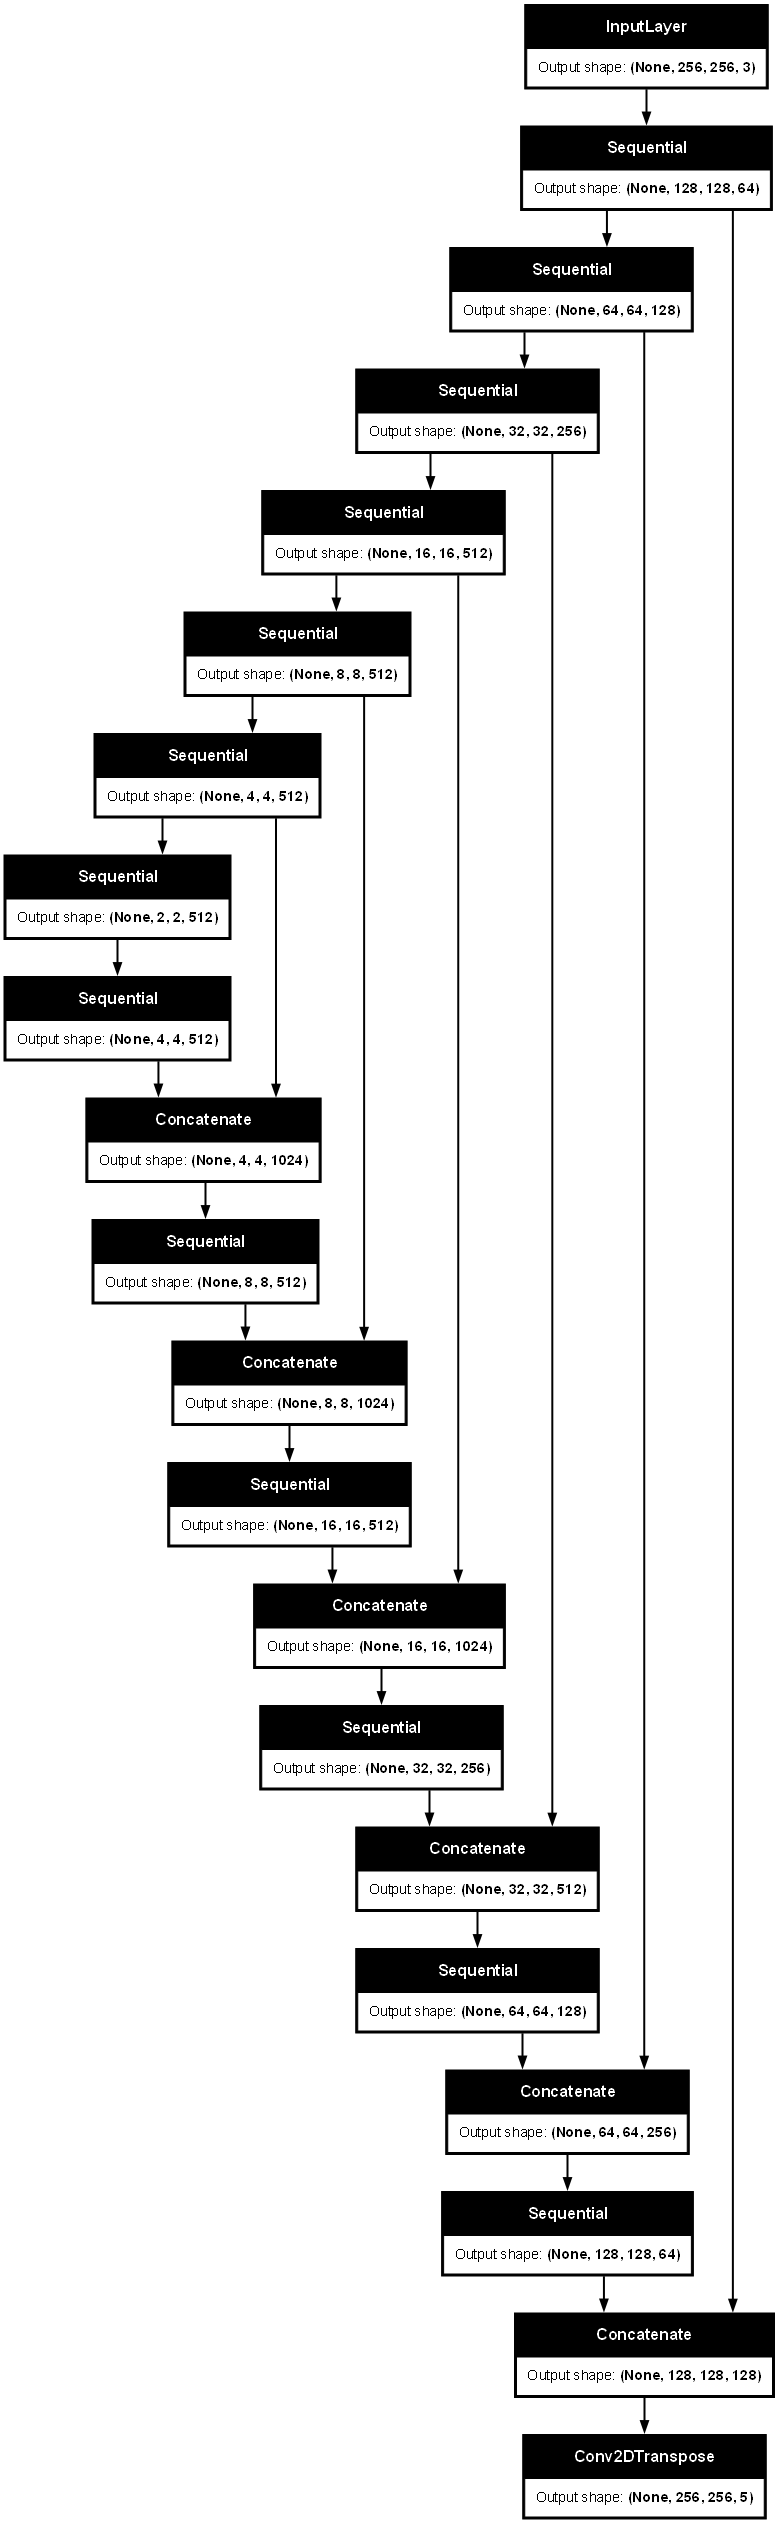

Generate this figure with Python:
import os
import glob
import traceback
import numpy as np
import tensorflow as tf

from matplotlib import pyplot as plt
from imageio import imread
from skimage import measure
from skimage.io import imread, imsave
from skimage.transform import resize
from skimage.morphology import dilation, disk
from skimage.draw import polygon_perimeter

print(f'Tensorflow version {tf.__version__}')
print(f'GPU is {"ON" if tf.config.list_physical_devices("GPU") else "OFF" }')

#данные
CLASSES = 5
COLORS = ['black', 'white', 'red', 'green', 'blue']
RGB_COLORS = [
    (0,   0,   0), #black
    (255, 255,   255), #white (кузов)
    (255,   0, 0), #red (окна)
    (0, 0, 255), #blue (колёса)
    (0,   255,   0), #green (фары)
]
SAMPLE_SIZE = (256, 256)
OUTPUT_SIZE = (1920, 1080)
BATCH_SIZE = 16

images = sorted(glob.glob('assets/dataset/images/*.png'))
masks = sorted(glob.glob('assets/dataset/masks/*.png'))

def load_images(image, mask):
    image = tf.io.read_file(image)
    image = tf.io.decode_png(image)
    image = image[:, :, :3]
    image = tf.image.resize(image, OUTPUT_SIZE)
    image = tf.image.convert_image_dtype(image, tf.float32)
    image = image / 255.0

    mask = tf.io.read_file(mask)
    mask = tf.io.decode_png(mask)
    mask = mask[:, :, :3]
    mask = tf.image.resize(mask, OUTPUT_SIZE)
    mask = tf.image.convert_image_dtype(mask, tf.float32)

    masks = []

    for i in range(CLASSES):
        masks.append(tf.where(tf.equal(mask, float(i)), 1.0, 0.0))
    
    masks = tf.stack(masks, axis=2)
    masks = tf.reshape(masks, OUTPUT_SIZE + (CLASSES,))

    return image, masks

def augmantate_images(image, masks):
    random_crop = tf.random.uniform((), 0.3, 1)
    image = tf.image.central_crop(image, random_crop)
    masks = tf.image.central_crop(masks, random_crop)

    random_flip = tf.random.uniform((), 0, 1)
    if random_flip >= 0.5:
        image = tf.image.flip_left_right(image)
        masks = tf.image.flip_left_right(masks)

    image = tf.image.resize(image, SAMPLE_SIZE)
    masks = tf.image.resize(masks, SAMPLE_SIZE)

    return image, masks

def input_layer():
    return tf.keras.layers.Input(shape=SAMPLE_SIZE + (3,))

def downsample_block(filters, size, batch_norm=True):
    initializer = tf.keras.initializers.GlorotNormal()

    result = tf.keras.Sequential()
    
    result.add(
      tf.keras.layers.Conv2D(filters, size, strides=2, padding='same',
                             kernel_initializer=initializer, use_bias=False))

    if batch_norm:
        result.add(tf.keras.layers.BatchNormalization())
    
    result.add(tf.keras.layers.LeakyReLU())
    return result

def upsample_block(filters, size, dropout=False):
    initializer = tf.keras.initializers.GlorotNormal()

    result = tf.keras.Sequential()
    
    result.add(
        tf.keras.layers.Conv2DTranspose(filters, size, strides=2, padding='same',
                                        kernel_initializer=initializer, use_bias=False))

    result.add(tf.keras.layers.BatchNormalization())
    
    if dropout:
        result.add(tf.keras.layers.Dropout(0.25))
    
    result.add(tf.keras.layers.ReLU())
    return result

def output_layer(size):
    initializer = tf.keras.initializers.GlorotNormal()
    return tf.keras.layers.Conv2DTranspose(CLASSES, size, strides=2, padding='same',
                                           kernel_initializer=initializer, activation='sigmoid')

images_dataset = tf.data.Dataset.from_tensor_slices(images)
masks_dataset = tf.data.Dataset.from_tensor_slices(masks)

dataset = tf.data.Dataset.zip((images_dataset, masks_dataset))

dataset = dataset.map(load_images, num_parallel_calls=tf.data.AUTOTUNE)
dataset = dataset.repeat(10) #увеличение данных в 10 раз
dataset = dataset.map(augmantate_images, num_parallel_calls=tf.data.AUTOTUNE)

#разделение данных на обучающие и тестовые и хэшируем их в памяти
train_dataset = dataset.take(1600).cache()
test_dataset = dataset.skip(1600).take(200).cache()

#устанавливаем размер пакета для обучения
train_dataset = train_dataset.batch(BATCH_SIZE)
test_dataset = test_dataset.batch(BATCH_SIZE)

inp_layer = input_layer()

downsample_stack = [
    downsample_block(64, 4, batch_norm=False),
    downsample_block(128, 4),
    downsample_block(256, 4),
    downsample_block(512, 4),
    downsample_block(512, 4),
    downsample_block(512, 4),
    downsample_block(512, 4),
]

upsample_stack = [
    upsample_block(512, 4, dropout=True),
    upsample_block(512, 4, dropout=True),
    upsample_block(512, 4, dropout=True),
    upsample_block(256, 4),
    upsample_block(128, 4),
    upsample_block(64, 4)
]

out_layer = output_layer(4)

# Реализуем skip connections
x = inp_layer

downsample_skips = []

for block in downsample_stack:
    x = block(x)
    downsample_skips.append(x)
    
downsample_skips = reversed(downsample_skips[:-1])

for up_block, down_block in zip(upsample_stack, downsample_skips):
    x = up_block(x)
    x = tf.keras.layers.Concatenate()([x, down_block])

out_layer = out_layer(x)

unet_like = tf.keras.Model(inputs=inp_layer, outputs=out_layer)

tf.keras.utils.plot_model(unet_like, show_shapes=True, dpi=72)

def dice_mc_metric(a, b):
    a = tf.unstack(a, axis=3)
    b = tf.unstack(b, axis=3)
    
    dice_summ = 0
    
    for i, (aa, bb) in enumerate(zip(a, b)):
        numenator = 2 * tf.math.reduce_sum(aa * bb) + 1
        denomerator = tf.math.reduce_sum(aa + bb) + 1
        dice_summ += numenator / denomerator
        
    avg_dice = dice_summ / CLASSES
    
    return avg_dice

def dice_mc_loss(a, b):
    return 1 - dice_mc_metric(a, b)

def dice_bce_mc_loss(a, b):
    return 0.3 * dice_mc_loss(a, b) + tf.keras.losses.binary_crossentropy(a, b)

#визуализация масок на изображениях
images_and_masks = list(dataset.take(5))

fig, ax = plt.subplots(nrows = 2, ncols = 5, figsize=(16, 6))

for i, (image, masks) in enumerate(images_and_masks):
    ax[0, i].set_title('Image')
    ax[0, i].set_axis_off()
    ax[0, i].imshow(image)
        
    ax[1, i].set_title('Mask')
    ax[1, i].set_axis_off()    
    ax[1, i].imshow(image/1.5)
   
    for channel in range(CLASSES):
        contours = measure.find_contours(np.array(masks[:,:,channel]))
        for contour in contours:
            ax[1, i].plot(contour[:, 1], contour[:, 0], linewidth=1, color=COLORS[channel])

plt.show()
plt.close()

#обучение
with tf.device('/GPU:0'):
    unet_like.compile(optimizer='adam', loss=[dice_bce_mc_loss], metrics=[dice_mc_metric])

history_dice = unet_like.fit(train_dataset, validation_data=test_dataset, epochs=70, initial_epoch=35)

with open("assets/test.weights.h5", "w") as file:
    pass
unet_like.save_weights('assets/test.weights.h5')
unet_like.load_weights('assets/test.weights.h5')

frames = sorted(glob.glob('assets/dataset/images/*.png'))

folder = "assets/result"
if not os.path.exists(folder):
    os.makedirs(folder) # создание папки с результатами

#тест
for filename in frames:
    try:
        frame = imread(filename)
        sample = resize(frame, SAMPLE_SIZE)

        # Получение предсказания модели для изображения
        predict = unet_like.predict(np.expand_dims(sample, axis=0))
        predict = predict.reshape(SAMPLE_SIZE + (CLASSES,))

        # Масштабирование координат
        scale = frame.shape[0] / SAMPLE_SIZE[0], frame.shape[1] / SAMPLE_SIZE[1]

        # Уменьшение яркости изображения
        frame = (frame / 1.5).astype(np.uint8)

        # Создание нового изображения для наложения масок
        overlay = np.zeros_like(frame)

        for channel in range(1, CLASSES):
            mask = np.array(predict[:, :, channel])
            mask = resize(mask, frame.shape[:2], anti_aliasing=True)

            # Применение маски к overlay без прозрачности
            overlay[mask > 0.3] = RGB_COLORS[channel]


        imsave(f'assets/test/{os.path.basename(filename)}', overlay)
    except Exception as e:
        continue
